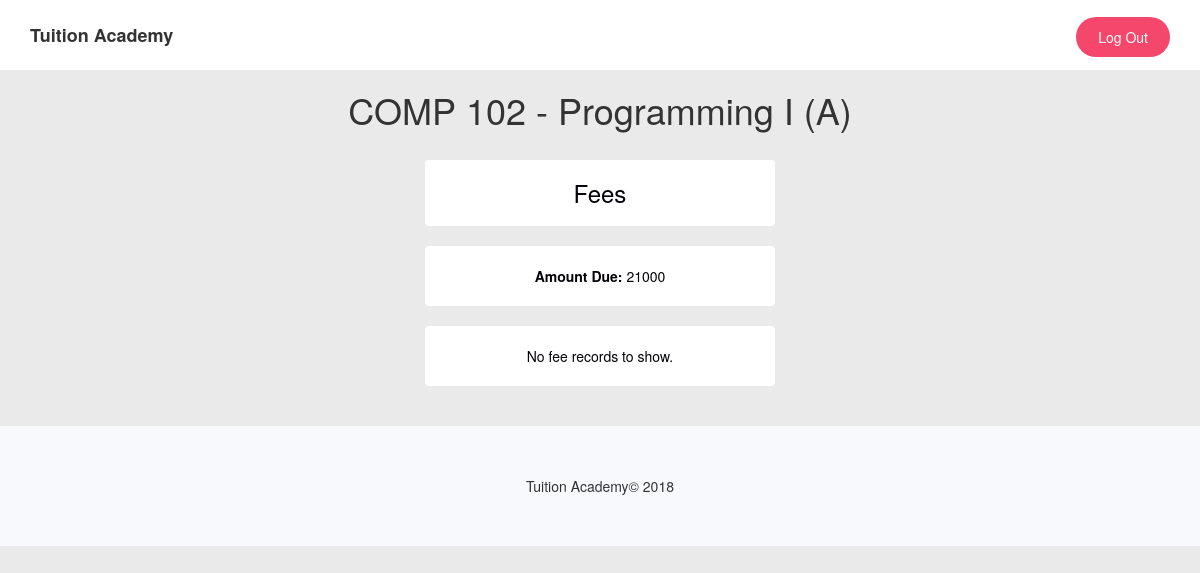
/fees.php?enrollment_id=4, run on the app's committed database.
### tables this page shows
CREATE TABLE `section` (
  `section_id` int(11) NOT NULL,
  `teacher_id` int(11) NOT NULL,
  `course_id` int(11) NOT NULL,
  `no` char(1) NOT NULL
);

CREATE TABLE `course` (
  `course_id` int(11) NOT NULL,
  `code` varchar(8) NOT NULL,
  `title` text NOT NULL,
  `description` text NOT NULL,
  `fee` int(5) NOT NULL
);

CREATE TABLE `enrollment` (
  `enrollment_id` int(11) NOT NULL,
  `student_id` int(11) NOT NULL,
  `section_id` int(11) NOT NULL,
  `midterm` int(11) DEFAULT NULL,
  `final` int(11) DEFAULT NULL,
  `grade` char(1) DEFAULT NULL,
  `due_fee` int(5) NOT NULL
);

### classes/database.php (called while the page is built)
<?php
class DB
{
    private static function connect()
    {
        $pdo = new PDO('mysql:host=127.0.0.1;dbname=tuitionacademy;charset=utf8', 'root', '');
        $pdo->setAttribute(PDO::ATTR_ERRMODE, PDO::ERRMODE_EXCEPTION);
        return $pdo;
    }
    public static function query($query, $params = array())
    {
        $statement = self::connect()->prepare($query);
        $statement->execute($params);
        if(explode(' ', $query)[0] == 'SELECT')
        {
            $data = $statement->fetchAll();
            return $data;
        }
    }
}
?>

### fees.php (the view, shortened to what this page needs)
<?php
include('./classes/database.php');
$usertype = $_SESSION["usertype"];
if(isset($_GET['enrollment_id']) && !empty($_GET['enrollment_id']))
{
    $enrollment_id = $_GET["enrollment_id"];
    $due_fee = DB::query('SELECT due_fee
                            FROM enrollment
                            WHERE enrollment_id=:enrollmentid;',
                            array(':enrollmentid'=>$enrollment_id))[0]['due_fee'];
    $course = DB::query('SELECT course.code, course.title, course.fee, section.no
                            FROM course
                            INNER JOIN section
                            ON course.course_id = section.course_id
                                INNER JOIN enrollment
                                ON section.section_id = enrollment.section_id
                                WHERE enrollment.enrollment_id=:enrollmentid;',
                            array(':enrollmentid'=>$enrollment_id))[0];
    $fees = DB::query('SELECT fee_id, amount, date
                            FROM fee
                            WHERE enrollment_id=:enrollmentid;',
                            array(':enrollmentid'=>$enrollment_id));
}
?>
<!DOCTYPE html>
<html lang="en">
    <head>
        <link rel="stylesheet" href="assets/bootstrap/css/bootstrap3.3.7.min.css">
        <link rel="stylesheet" href="assets/css/header.css">
        <link rel="stylesheet" href="assets/css/footer.css">
        <link rel="stylesheet" href="assets/fonts/ionicons.min.css">
        <link rel="stylesheet" href="assets/css/animate.css">
        <link rel="stylesheet" href="assets/css/login.css">
        <?php
            if ($usertype == "administrator" || $usertype == "manager")
                echo '<link rel="stylesheet" href="assets/css/marksAM.css">';
            else
                echo '<link rel="stylesheet" href="assets/css/marksTS.css">';
        ?>
    </head>
    <body>
        <div>
            <nav class="navbar navbar-default navigation-clean-button">
                <div class="container">
                    <div class="navbar-header">
                        <a class="navbar-brand">Tuition Academy</a>
                    </div>
                    <div class="collapse navbar-collapse" id="navcol-1">
                        <p class="navbar-text navbar-right actions">
                            <button class="btn btn-default action-button animated fadeIn" id="logout" type="button">Log Out</button>
                        </p>
                    </div>
                </div>
            </nav>
        </div>
        <div class="container">
        <?php
        if(isset($_GET['enrollment_id']) && !empty($_GET['enrollment_id']))
        {
        ?>
            <div class="row">
                <div class="col-lg-12">
                    <h1>
                        <?php
                            echo $course['code'].' - '.$course['title'].' ('.$course['no'].')';
                        ?>
                    </h1>
                </div>
            </div>
            <br>
            <div class="row">
                <div class="col-lg-12">
                    <h3 class="myh3">Fees</h3>
                </div>
            </div>
            <br>
            <div class="row">
                <div class="col-lg-12">
                    <p class="myh3"><b>Amount Due: </b><?php echo $due_fee; ?></p>
                </div>
            </div>
            <br>
            <div class="row">
            <?php
                if (!empty($fees))
                {
                    foreach($fees as $fee)
                    {
                        if ($usertype == "administrator")
                        {
                            echo '<div class="col-lg-4">
                                        <div class="login-clean">
                                            <form role="form" method="POST">
                                                <p><b>Date:</b> '.$fee['date'].'</p>
                                                <p><b>Fee Amount:</b> '.$fee['amount'].'</p>
                                                <input class="btn btn-block" name="fdb['.$fee['fee_id'].']" type="submit" value="Delete">
                                            </form>
                                        </div>
                                  </div>';
                        }
                        else
                        {
                            echo '<div class="col-lg-4">
                                        <div class="login-clean">
                                            <form role="form">
                                                <p><b>Date:</b> '.$fee['date'].'</p>
                                                <p><b>Amount Paid:</b> '.$fee['amount'].'</p>
                                            </form>
                                        </div>
                                  </div>';
                        }
                    }
                }
                else
                {
                    echo '<div class="col-lg-12">
                                <p class="myh3">No fee records to show.</p>
                          </div>';
                }
            ?>
            </div>
        <?php
        }
        ?>
        </div>
        <br>
        <br>
        <div class="footer-light navbar-fixed-bottom" style="position: relative;">
            <footer>
                <div class="container">
                    <p class="copyright">Tuition Academy© 2018</p>
                </div>
            </footer>
        </div>
    </body>
</html>

### assets/css/header.css (style rules this page uses)
.navigation-clean-button { background:#fff; padding-top:10px; padding-bottom:10px; color:#333; border-radius:0; box-shadow:none; border:none; margin-bottom:0; }
.navigation-clean-button .navbar-brand { font-weight:bold; color:inherit; }
.navigation-clean-button .navbar-collapse, .navigation-clean-button .navbar-form { border-top-color:#ddd; }
.navigation-clean-button .actions { margin-top:7px; margin-bottom:0; }
.navigation-clean-button .action-button, .navigation-clean-button .action-button:active { background:rgb(244,71,107); border-radius:20px; color:#fff; box-shadow:none; border:none; text-shadow:none; padding:10px 22px; transition:background-color 0.25s; }

### assets/css/footer.css (style rules this page uses)
.footer-light { padding: 50px 0; background-color:#f7f9fc; color:#333; }
.footer-light div { display: table; }
.footer-light .copyright { text-align: center; vertical-align: middle; display: table-cell; opacity: 0.8; font-size: 14px; }

### assets/css/login.css (style rules this page uses)
* { box-sizing: border-box; }
body { background-color:#030005; }

### assets/css/marksTS.css (style rules this page uses)
body { background-color:#EAEAEA; }
h1 { text-align: center; }
h3 { margin-top: 10px; color: #030005; }
h3, p { text-align: center; }
p { color: #030005; }
.myh3 { max-width: 350px; width: 90%; margin: 0 auto; background-color: #ffffff; padding: 20px; border-radius: 4px; color: #030005; }

### data on the page
section: course.code "COMP 102", course.title "Programming I", no "A"
enrollment: due_fee "21000"
